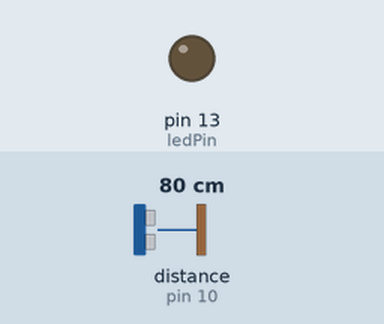
Simulated run of this sketch. Board: Arduino Uno, built with avr-gcc and run on an emulated ATmega328P. On the bench: output pins drawn as LEDs (lit = HIGH). Wiring (inferred from the names in the program): ultrasonic range finder: trigger pin 9; echo pin 10. The test bench sets the inputs (shaded band); at power-on: distance to the obstacle (sensor on pin 10) 80 cm. The echo pulse lasts 58.3 µs per cm; pins used as bus, display or sensor lines are not drawn; what the sketch prints to the serial monitor is not drawn.

Above: at 1.2 s.
1.3 s: distance to the obstacle (sensor on pin 10) set to 8 cm
2.8 s: distance to the obstacle (sensor on pin 10) set to 5 cm
At 3.4 s:
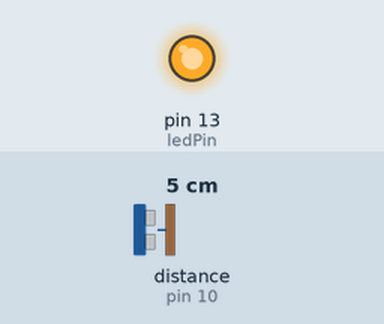
4.3 s: distance to the obstacle (sensor on pin 10) set to 9 cm
At 5.5 s:
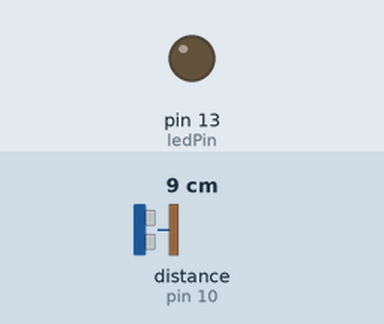
5.8 s: distance to the obstacle (sensor on pin 10) set to 2 cm
At 6.9 s:
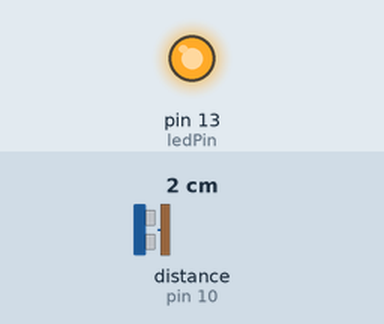
Timing chart, 0 to 8.3 s (numbered marks = the images above; inputs shaded):
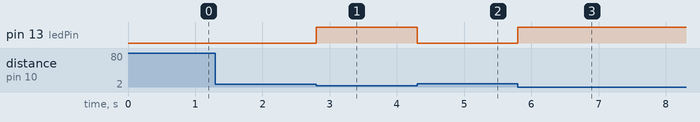

The sketch:

capteur_mouvement.ino
```cpp
// defines pins numbers
const int trigPin = 9;
const int echoPin = 10;
//const int buzzer = 13;
const int ledPin = 13;

// defines variables
long duration;
int distance;
int safetyDistance;

char data;

void setup() {
pinMode(trigPin, OUTPUT); // Sets the trigPin as an Output
pinMode(echoPin, INPUT); // Sets the echoPin as an Input
//pinMode(buzzer, OUTPUT);
pinMode(ledPin, OUTPUT);
Serial.begin(9600); // Starts the serial communication
}


void loop() {
// Clears the trigPin
digitalWrite(trigPin, LOW);
delayMicroseconds(2);

// Sets the trigPin on HIGH state for 10 micro seconds
digitalWrite(trigPin, HIGH);
delayMicroseconds(10);
digitalWrite(trigPin, LOW);

// Reads the echoPin, returns the sound wave travel time in microseconds
duration = pulseIn(echoPin, HIGH);

// Calculating the distance
distance= duration*0.034/2;

safetyDistance = distance;
if (safetyDistance <= 5)
{
  Serial.print("1");
  digitalWrite(ledPin,HIGH);
}
else{
  Serial.print("0");
  digitalWrite(ledPin,LOW);
}
if(Serial.available())
{
  data=Serial.read();
 if(data=='1')
  {
    return data;
    digitalWrite(ledPin,HIGH);
  }
  else if (data=='0')
  {
    return data;
    digitalWrite(ledPin,LOW);
  }
}
// Prints the distance on the Serial Monitor
//Serial.print("data: ");
//Serial.println(data);
}
```

Measured:
- the behaviour switches between 7 and 6 cm on distance to the obstacle (sensor on pin 10) (found by bisection; images 0 and 1)
- after the input at 1.3 s, every drawn part: stays the same
- after the input at 2.8 s, pin 13 (ledPin): LOW → HIGH at once
- after the input at 4.3 s, pin 13 (ledPin): HIGH → LOW at once
- after the input at 5.8 s, pin 13 (ledPin): LOW → HIGH at once
